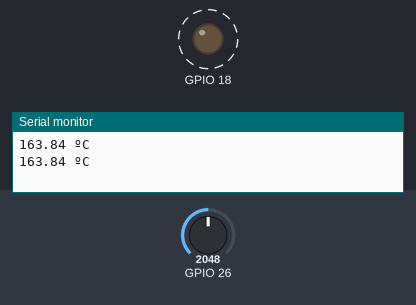
Simulated run of this sketch. Board: ESP32. Shown: output pins drawn as LEDs (lit = HIGH), the last lines printed to the serial monitor. Dashed ring = blinking. Inputs (shaded band) come from the test bench; at power-on: GPIO 26 = 2048.

Above: at 1.3 s.
1.4 s: GPIO 26 set to 527
4.4 s: GPIO 26 set to 471
At 5.4 s:
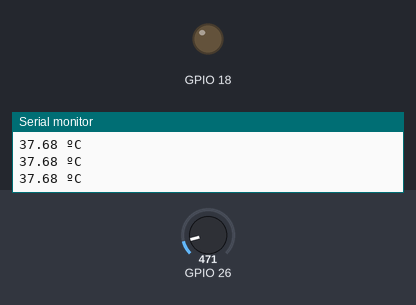
Timing chart, 0 to 7.4 s (numbered marks = the images above; inputs shaded):
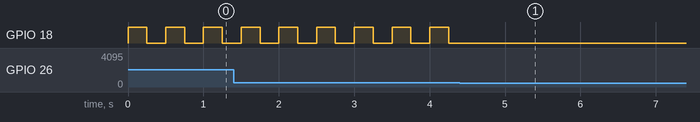

Measured:
- the behaviour switches between 500 and 499 on GPIO 26 (found by bisection; images 0 and 1)
- after the input at 4.4 s, GPIO 18: stops changing and stays LOW
- by itself, GPIO 18: alternates HIGH for 0.25 s and LOW for 0.25 s

The sketch:

LM35_Temperature_Output.ino
```cpp
float x;

void setup() {
  pinMode(18, OUTPUT);
  Serial.begin(9600);
}

void loop() {
  x = analogRead(26) * 0.8;
  x = x / 10;
  if (x >= 40) {
    digitalWrite(18, 1); delay(250);
    digitalWrite(18, 0); delay(250);
  }
  else digitalWrite(18, 0);
  Serial.print(x);
  Serial.println(" ºC");
}
```
